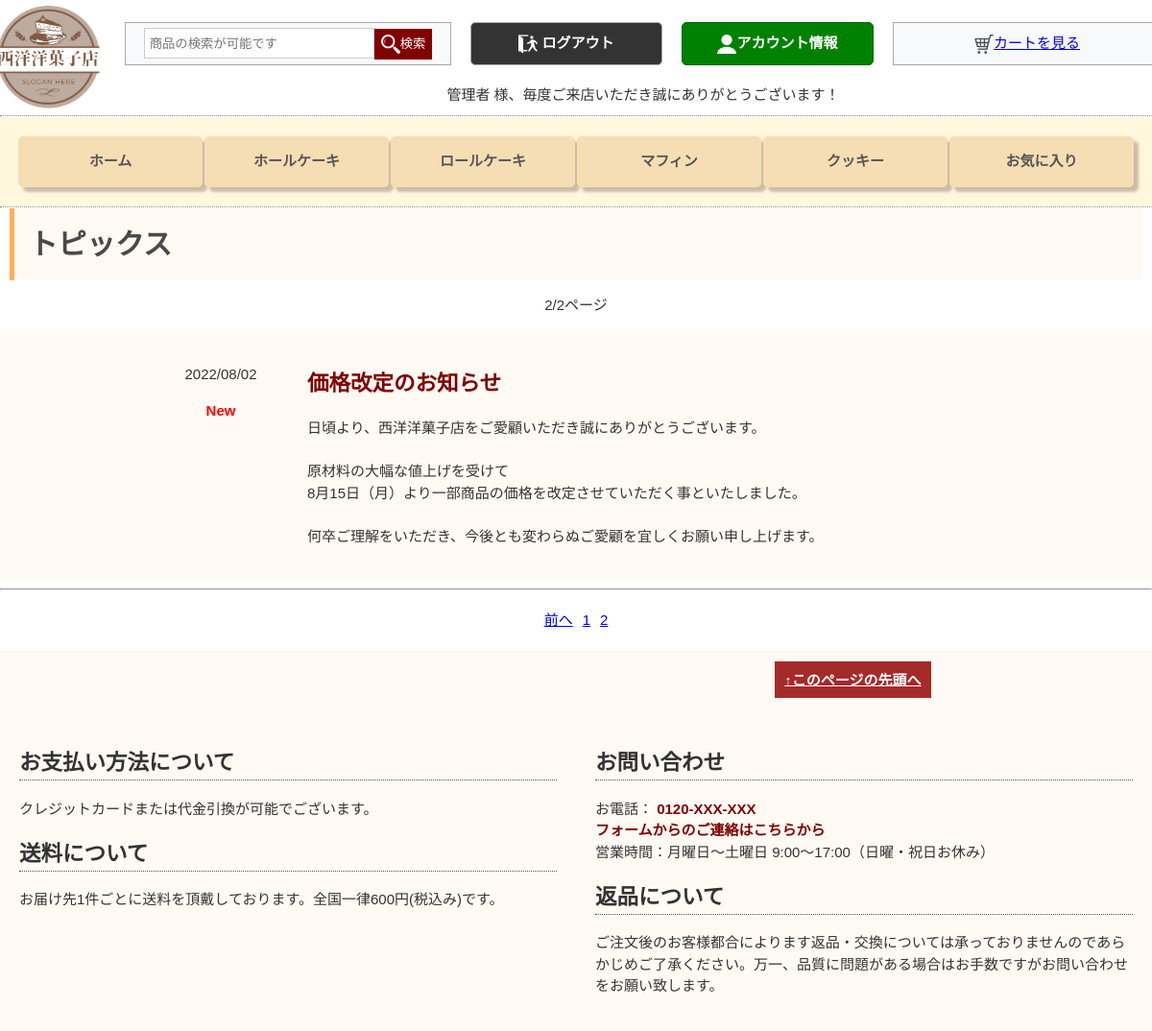
Screenshot of /topics/?page=2 (signed in) with the database file from the repository.
### app/models.py (models this page shows, shortened)
class Post(models.Model):
    created = models.DateTimeField(
        auto_now_add=True,
        editable=False,
        null=False)
    updated = models.DateTimeField(
        auto_now=True,
        editable=False)
    title = models.CharField(
        max_length=255)
    body = models.TextField(
        blank=True)
    category = models.ForeignKey(
        Category,
        on_delete=models.CASCADE)
    tags = models.ManyToManyField(
        Tag,
        blank=True)
    image = models.ImageField(
        upload_to='post',
        null=True,
        blank=True)

### app/views.py (the view)
# urls.py: path('topics/', views.Topics.as_view(), name="topics"),
class Topics(ListView):
    template_name = "topics_list.html"
    queryset = Post.objects.filter(category=1)
    ordering = '-updated'
    paginate_by = 5
    def get_context_data(self):
        ctxt = super().get_context_data()
        ctxt["subtitle"] = " | トピックス"
        return ctxt

### app/context_processors.py (called while the page is built)
def like(request):
    products = Product.objects.all()
    liked_list = []
    user=request.user
    if user.is_authenticated:
        for product in products:
            liked = product.likeforproduct_set.filter(user=request.user)
            if liked.exists():
                liked_list.append(product.id)
    return dict(liked_list = liked_list)

### cart/context_processors.py (called while the page is built)
def counter(request):
    item_count = 0
    total_count = 0
    if 'admin' in request.path:
        return {}
    else:
        try:
            cart = Cart.objects.filter(cart_id=_cart_id(request))
            cart_items = CartItem.objects.all().filter(cart=cart[:1])
            for cart_item in cart_items:
                total_count += (cart_item.product.price * cart_item.quantity)
                item_count += cart_item.quantity
        except Cart.DoesNotExist:
            item_count = 0
            total_count = 0
    return dict(item_count = item_count,total_count = total_count)

### cart/views.py (called while the page is built)
def _cart_id(request):
    cart = request.session.session_key
    if not cart:
        cart = request.session.create()
    return cart

### search/context_processors.py (called while the page is built)
def search_counter(request):
    search_count = 0
    subtitle = ""
    if 'q' in request.GET:
        query = request.GET.get('q')
        search_count = Product.objects.all().filter(Q(name__contains=query) | Q(description__contains=query),available=True).count()
        subtitle = " | 検索結果"
    return dict(search_count = search_count, subtitle = subtitle)

### app/templates/topics_list.html
{% extends "base.html" %}
{% load l10n %}
{% block main %}
<h1>トピックス</h1>
{% if page_obj.paginator.num_pages > 0 %}
    <p class="pagination">{{ page_obj.number }}/{{ page_obj.paginator.num_pages }}ページ</p>
{% endif %}
{% for post in object_list %}
<div class="topicsList">
    <div class="topicsList-left">
        <p><time class="topics-time" datetime={{ post.updated|date:"Ymd" }}>{{ post.updated|date:"Y/m/d" }}</time></p>
        <span class="topics-label">New</span>
    </div>
    <div class="topicsList-right">
        <a class="topicsList-link" href="#{{ post.id }}"><h2 id="{{ post.id }}">{{ post.title }}</h2></a>
        <div>
            <p class="js-autolink">{{ post.body|safe|linebreaksbr }}</p>
        </div>
    </div>
</div>
<hr>
{% endfor %}
{% include "_pagination.html" %}
<div class="topicsList">
    <div class="topicsList-left">
    </div>
    <div class="topicsList-right">
        <p class="page_top"><a href="#page_top" class="page_top_btn">↑このページの先頭へ</a></p>
    </div>
</div>
{% endblock %}

### app/static/css/sanitize.css (style rules this page uses)
html { cursor: default; line-height: 1.5; -moz-tab-size: 4; tab-size: 4; -webkit-tap-highlight-color: transparent ; -ms-text-size-adjust: 100%; -webkit-text-size-adjust: 100%; word-break: break-word; }
body { margin: 0; }
h1 { font-size: 2em; margin: 0.67em 0; }
hr { height: 0; overflow: visible; }
a { background-color: transparent; }
a, area, button, input, label, select, summary, textarea, [tabindex] { -ms-touch-action: manipulation; touch-action: manipulation; }

### app/static/css/style.css (style rules this page uses)
body { font-family: 'Noto Sans JP', sans-serif; font-size: 15px; line-height: 1.5; color: #333; }
h1 { margin: 0 10px; padding: 0.5em; color: #494949; background: #fffaf4; border-left: solid 5px #ffaf58; }
.pagination { text-align: center; display: flex; justify-content: center; }
.page_top { text-align: right; margin: 0 50px; }
.page_top_btn { font-weight: bold; padding: 0.7em; background: brown; color: #fff; transition: 0.3s0; }
.topics-label { color: red; font-weight: bold; }
.topicsList { display: flex; justify-content: center; background-color: #fffaf4; }
.topicsList-left { text-align: center; margin: 20px; width: 100px; }
.topicsList-right { margin: 20px; width: 700px; }
.topicsList-link { text-decoration: none; color: maroon; }

### rows the page displays
Post: updated "2022/08/02", title "価格改定のお知らせ", body "日頃より、西洋洋菓子店をご愛顧いただき誠にありがとうございます。 原材料の大幅な値上げを受けて 8月15日（月）より一部商品の価格を改定させていただく事といたしました。 何卒ご理解をいただき、今後とも変わらぬご愛顧を宜しくお願い申し上げます。"

### other values shown
{{ page_obj.number }} "2"
{{ page_obj.paginator.num_pages }} "2"
{{ num }} "1"
{{ num }} "2"
